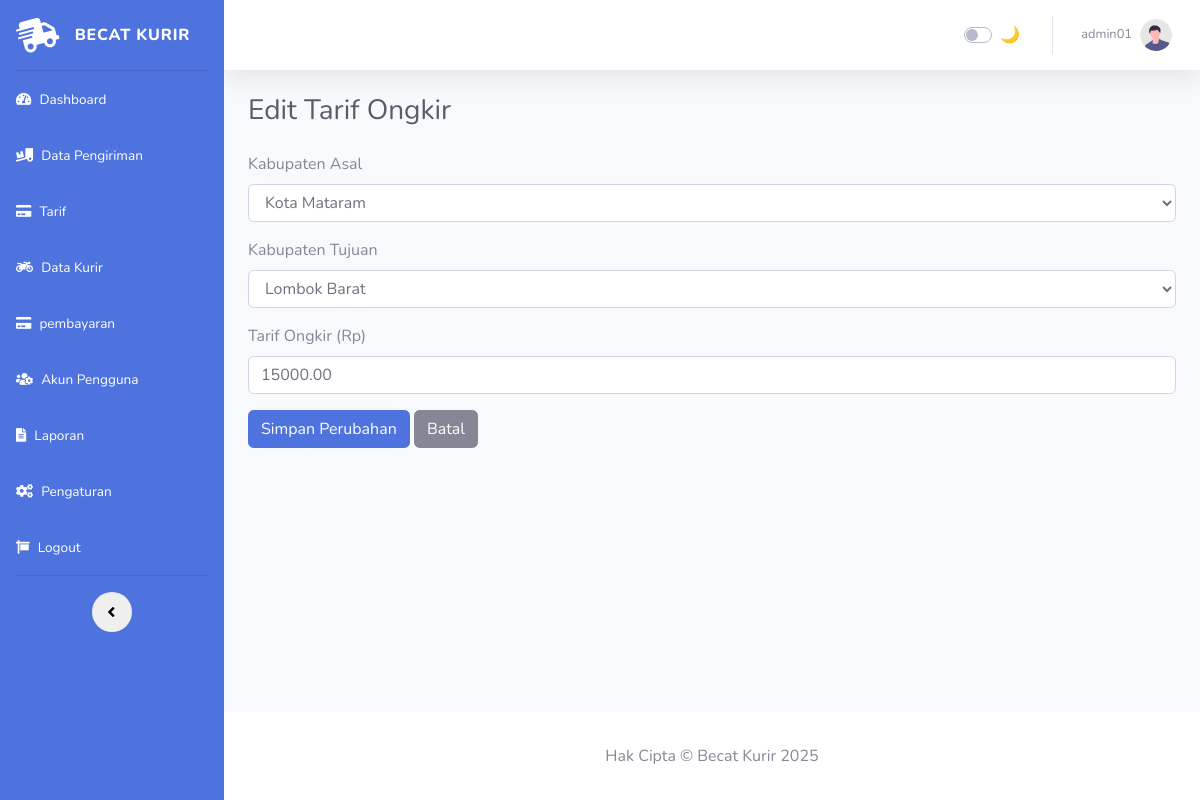
Screenshot of /admin-kurir/edit_tarif.php?id=1 (signed in) with the database file from the repository.
### tables this page shows
CREATE TABLE `tbl_tarif` (
  `id_tarif` int NOT NULL,
  `id_kab_asal` int DEFAULT NULL,
  `id_kab_tujuan` int DEFAULT NULL,
  `tarif` decimal(12,2) DEFAULT NULL
);

CREATE TABLE `tbl_kabupaten` (
  `id_kab` int NOT NULL,
  `nama_kabupaten` varchar(30) DEFAULT NULL
);

### admin-kurir/edit_tarif.php (the view, shortened to what this page needs)
<?php
include 'config/koneksi.php';
$id = (int)$_GET['id'];
$query = "SELECT * FROM tbl_tarif WHERE id_tarif = $id";
$result = mysqli_query($conn, $query);
$data = mysqli_fetch_assoc($result);
$kabupaten_result = mysqli_query($conn, "SELECT * FROM tbl_kabupaten ORDER BY nama_kabupaten");
?>
<!DOCTYPE html>
<html lang="id">
<?php include 'head.php'; ?>
<body id="page-top">
    <div id="wrapper">
        <?php include 'sidebar.php'; ?>
        <div id="content-wrapper" class="d-flex flex-column">
            <div id="content">
                <?php include 'navbar.php'; ?>
                <div class="container-fluid">
                    <h1 class="h3 mb-4 text-gray-800">Edit Tarif Ongkir</h1>
                    <form action="edit_tarif.php?id=<?= $id ?>" method="POST">
                        <div class="form-group">
                            <label>Kabupaten Asal</label>
                            <select name="id_kab_asal" class="form-control" required>
                                <?php
                                mysqli_data_seek($kabupaten_result, 0);
                                while ($kab = mysqli_fetch_assoc($kabupaten_result)) { ?>
                                <option value="<?= $kab['id_kab']; ?>"
                                    <?= $kab['id_kab'] == $data['id_kab_asal'] ? 'selected' : '' ?>>
                                    <?= $kab['nama_kabupaten']; ?>
                                </option>
                                <?php } ?>
                            </select>
                        </div>
                        <div class="form-group">
                            <label>Kabupaten Tujuan</label>
                            <select name="id_kab_tujuan" class="form-control" required>
                                <?php
                                mysqli_data_seek($kabupaten_result, 0);
                                while ($kab = mysqli_fetch_assoc($kabupaten_result)) { ?>
                                <option value="<?= $kab['id_kab']; ?>"
                                    <?= $kab['id_kab'] == $data['id_kab_tujuan'] ? 'selected' : '' ?>>
                                    <?= $kab['nama_kabupaten']; ?>
                                </option>
                                <?php } ?>
                            </select>
                        </div>
                        <div class="form-group">
                            <label>Tarif Ongkir (Rp)</label>
                            <input type="number" name="tarif" class="form-control" required
                                value="<?= $data['tarif']; ?>" min="0">
                        </div>
                        <button type="submit" class="btn btn-primary">Simpan Perubahan</button>
                        <a href="data_tarif.php" class="btn btn-secondary">Batal</a>
                    </form>
                </div>
            </div>
            <?php include 'footer.php'; ?>
        </div>
    </div>
</body>
</html>

### rows the page displays
tbl_tarif: id_kab_asal "Kota Mataram", id_kab_tujuan "Lombok Barat", tarif "15000.00"

### other values shown
$_SESSION['username'] "admin01"
